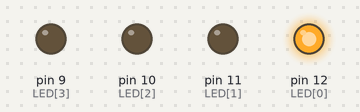
The sketch below on a simulated Arduino Uno, built with avr-gcc and run on an emulated ATmega328P. On the bench: output pins drawn as LEDs (lit = HIGH). Random numbers use the default seed unless the sketch sets one.

Above: at 0.06 s.
At 7.08 s:
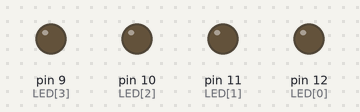
At 15.26 s:
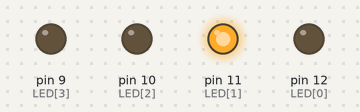
At 19.75 s:
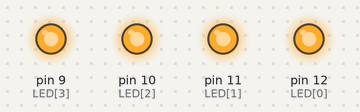
At 30.36 s:
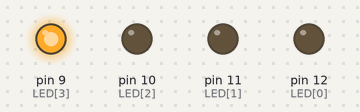
At 39.83 s:
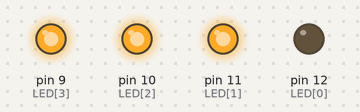
Timing chart, 0 to 40.0 s (numbered marks = the images above):
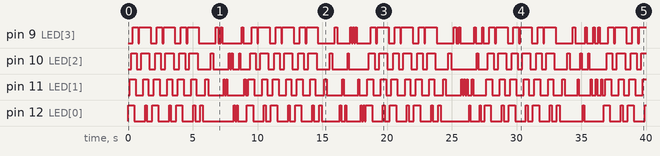

Measured:
- by itself, pin 9 (LED[3]): LOW → HIGH at 0.36 s, → LOW 0.42 s later, → HIGH 0.10 s later, → LOW 0.88 s later, … (85 changes in this stretch)
- by itself, pin 10 (LED[2]): LOW → HIGH at 0.24 s, → LOW 0.44 s later, → HIGH 0.34 s later, → LOW 0.63 s later, … (77 changes in this stretch)
- by itself, pin 11 (LED[1]): LOW → HIGH at 0.12 s, → LOW 0.46 s later, → HIGH 0.59 s later, → LOW 0.39 s later, … (89 changes in this stretch)
- by itself, pin 12 (LED[0]): LOW → HIGH at 0.00 s, → LOW 0.48 s later, → HIGH 0.83 s later, → LOW 0.14 s later, … (81 changes in this stretch)

The sketch:

WeirdBlink.ino
```cpp
const int LED[] = {12, 11, 10, 9};
const int N_L = sizeof(LED) / sizeof(LED[0]);

void setup() {
  for (int i = 0; i < N_L; i++) {
    pinMode(LED[i], OUTPUT);
  }
}

void loop() {
  // 왼쪽에서 오른쪽으로
  for (int i = 0; i < N_L; i++) {
    digitalWrite(LED[i], HIGH);
    delay(121);
  }
  for (int i = 0; i < N_L; i++) {
    digitalWrite(LED[i], LOW);
    delay(100);
  }

  // 오른쪽에서 왼쪽
  for (int i = N_L - 1; i >= 0; i--) {
    digitalWrite(LED[i], HIGH);
    delay(144);
  }
  for (int i = 0; i < N_L; i++) {
    digitalWrite(LED[i], LOW);
    delay(100);
  }
  // 왼쪽에서 오른쪽으로
  for (int i = 0; i < N_L; i++) {
    digitalWrite(LED[i], HIGH);
    delay(121);
  }
  for (int i = 0; i < N_L; i++) {
    digitalWrite(LED[i], LOW);
    delay(100);
  }

  // 오른쪽에서 왼쪽
  for (int i = N_L - 1; i >= 0; i--) {
    digitalWrite(LED[i], HIGH);
    delay(144);
  }
  for (int i = 0; i < N_L; i++) {
    digitalWrite(LED[i], LOW);
    delay(100);
  }

  // 왼쪽에서 오른쪽으로
  for (int i = 0; i < N_L; i++) {
    digitalWrite(LED[i], HIGH);
    delay(121);
  }
  for (int i = 0; i < N_L; i++) {
    digitalWrite(LED[i], LOW);
    delay(100);
  }

  // 오른쪽에서 왼쪽
  for (int i = N_L - 1; i >= 0; i--) {
    digitalWrite(LED[i], HIGH);
    delay(144);
  }
  for (int i = 0; i < N_L; i++) {
    digitalWrite(LED[i], LOW);
    delay(100);
  }


  //속도 느리게
  for (int i = 0; i < N_L; i++) {
    digitalWrite(LED[i], HIGH);
    delay(200);
    digitalWrite(LED[i], LOW);
    delay(200);
  }

  // 랜덤으로
  for (int i = 0; i < 10; i++) {
    int rand_L = random(N_L);
    digitalWrite;
    digitalWrite(LED[rand_L], HIGH);
    delay(100);
    digitalWrite(LED[rand_L], LOW);
    delay(100);
  }
}
```
